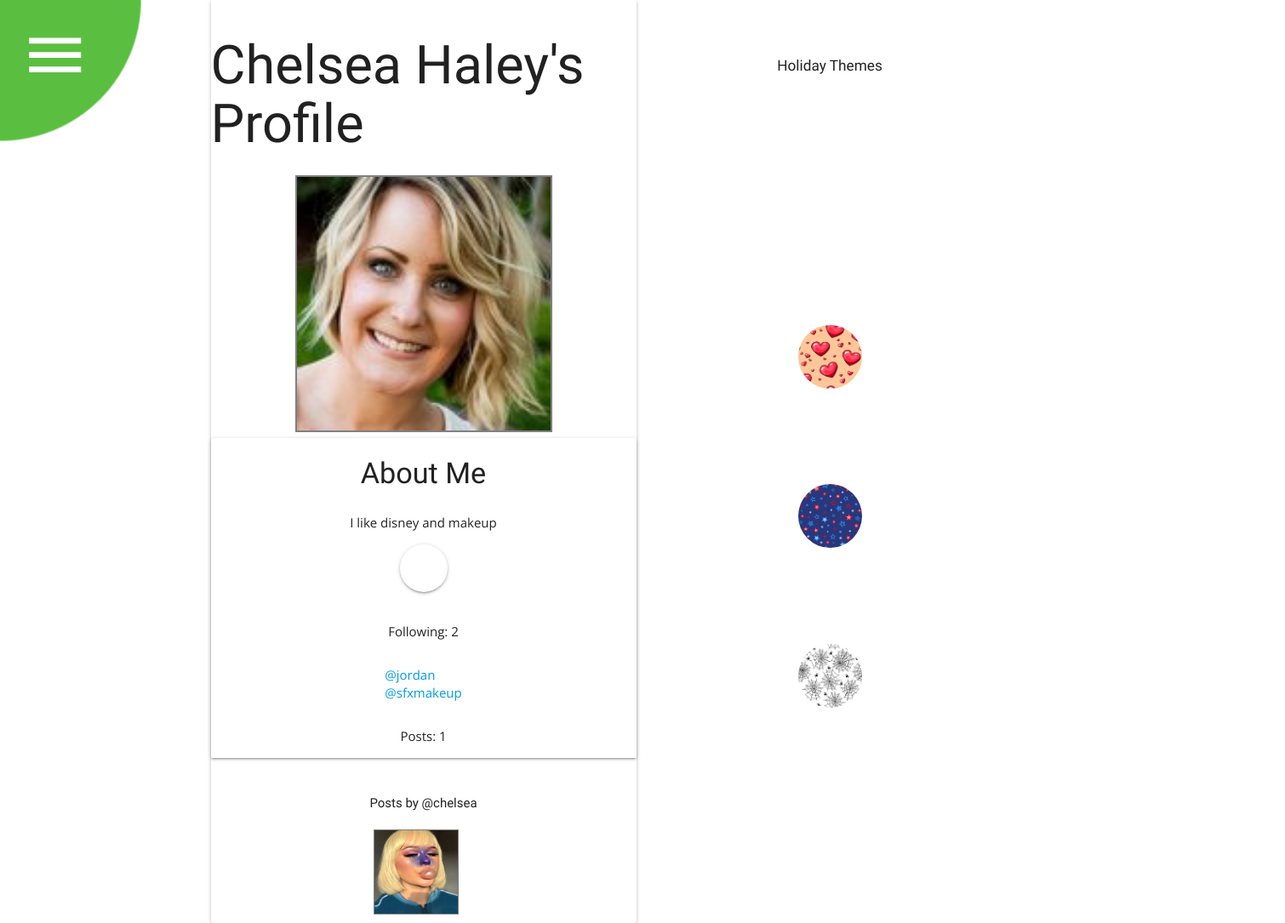
The page /user/4/ (signed in) on the database its author committed.
### instauser/models.py (models this page shows)
class InstaUser(AbstractUser):
    display_name = models.CharField(max_length=40, unique=False)
    bio = models.CharField(max_length=100, blank=True, null=True)
    followers = models.ManyToManyField("self", symmetrical=False, blank=True, default='self')
    profile_pic = models.ImageField(upload_to='image', default='/media/image/default.jpg')
    email = models.EmailField(blank=True, null=True)
    REQUIRED_FIELDS = ['display_name']
    def __str__(self):
        return f"@{self.username}"

### post/models.py (models this page shows, shortened)
class Post(models.Model):
    photo = models.ImageField(upload_to="image")
    caption = models.CharField(max_length=250)
    date = models.DateTimeField(default=timezone.now)
    location = models.CharField(max_length=100, null=True, blank=True)
    likes = models.IntegerField(default=0)
    author = models.ForeignKey(InstaUser, on_delete=models.CASCADE)

### instauser/views.py (the view)
# urls.py: path('user/<int:user_id>/', ProfileView, name='profile'),
@login_required
def ProfileView(request, user_id):
    profile = InstaUser.objects.get(id=user_id)
    posts = models.Post.objects.filter(author=profile.id)
    user_following = profile.followers.all()
    following_list = list(user_following)
    notifications = Notification.objects.filter(alert_for=profile)
    return render(
        request,
        "profile.html",
        {
            "profile": profile,
            "posts": posts,
            "user_following": following_list,
            "notifications": notifications,
        },
    )

### templates/profile.html (shortened to what this page needs)
<!DOCTYPE html>
<html lang="en" id="htmltag" class="theme-vanilla">
  <head>
    <link rel="stylesheet" href="https://cdnjs.cloudflare.com/ajax/libs/materialize/1.0.0/css/materialize.min.css">
    <link rel="stylesheet" href="/static/css/profile.css" />
    <link rel="stylesheet" href="/static/css/style.css" />
  </head>
  <body id="body">
    <div id="toolbar">{% include './blobmenu.html' %}</div>
    <div id="profile-container" class="card">
        {% if profile.profile_pic.url is not None %}
            <h1 class="profile-header">{{ profile.display_name }}'s Profile</h1>
            <img class="profile-pic card-image" src="{{ profile.profile_pic.url }}/" alt="photo" />
        {% else %}
            <h1 class="profile-header">{{ profile.display_name }}'s Profile</h1>
            <img class="profile-pic card-image" src="/static/images/blank_user.jpg" alt="photo" />
        {% endif %}
        <div id="profile" class="card">
            <h4>About Me</h4>
            <p>{{ profile.bio }}</p>
            {% if profile != request.user %}
                {% if profile.is_authenticated %}
                    {% if profile not in user.followers.all %}
                        <a class="btn-floating btn-large waves-effect waves-light light-green" href="/user/{{ profile.id }}/follow/"><i class="material-icons">person_add</i></a>
                    {% else %}
                        <a class="btn-floating btn-large waves-effect waves-light light-green" href="/user/{{ profile.id }}/unfollow/"><i class="material-icons">person_remove</i></a>
                    {% endif %}
                {% endif %}
            {% endif %}
                <br />
                <p>Following: {{ profile.followers.count }}</p>
                <ul>
                    {% for each in profile.followers.all %}
                        <a href="/user/{{ each.id }}/">@{{ each.username }}</a>
                        <br />
                    {% endfor %}
                </ul>
                <p>Posts: {{ posts.count }}</p>
            </div>
            <div id="post-container">
                <div class="posts">
                    <h3>Posts by {{ profile }}</h3>
                    <div class="gallery">
                        {% for post in posts %}
                            <a href="/post/{{ post.id }}/"><img class="gallery-photo" src="{{ post.photo.url }}" alt="photo"></a>
                        {% endfor %}
                    </div>
                </div>
            </div>
        </div>
    <div id="theme-container">
            <h6>Holiday Themes</h6>
            <button id="vanilla-button" class="theme-button" onclick="setTheme('theme-vanilla')"></button>
            <button id="feb-button" class="theme-button bg-2" onclick="setTheme('theme-valentinesDay')"></button>
            <button id="jul-button" class="theme-button bg-7" onclick="setTheme('theme-fourthOfJuly')"></button>
            <button id="oct-button" class="theme-button bg-10" onclick="setTheme('theme-halloween')"></button>
            <button id="dec-button" class="theme-button bg-12" onclick="setTheme('theme-christmas')"></button>
        </div>
    </body>
</html>

### static/css/profile.css (style rules this page uses)
* { box-sizing: border-box; font-family: 'Open Sans', sans-serif; line-height: 1.4rem; }
h1, h2, h3, h4, h5, h6 { font-family: 'Sansita Swashed', cursive; }
#body { background-image: var(--bg); }
#profile-container { display: flex; flex-direction: column; align-items: center; justify-content: center; margin: auto; }
#profile-container h3 { font-size:1em; font-weight: light; justify-self: left; }
.profile-pic { border: 2px solid grey; margin: auto; width: 20vw; }
#profile { display: flex; background-color: var(--color-light); justify-content: center; align-items: center; flex-direction: column; }
#post-container { display:flex; flex-direction: row; align-items: center; flex-wrap: wrap; }
.gallery { display: flex; flex-direction: row; flex-wrap: wrap; justify-content: baseline; align-items: center; }
.gallery-photo { border: 1px solid gray; width: 100px; height: 100px; margin: 5px; }

### static/css/style.css (style rules this page uses)
body { display: grid; grid-template-columns: 120px 50vw 50vw; font-family: 'Open Sans', sans-serif; line-height: 1.4; background-image: var(--bg); background-color: var(--color-primary); }
#body { background-image: var(--bg); background-color: var(--color-primary); font-family: 'Open Sans', sans-serif; line-height: 1.4; }
.btn-floating { background-color: var(--color-dark) !important; }
.card { width:500px; background-color: var(--color-secondary); color: var(--color-dark) !important; }
#list-users img, p { display: inline; flex-direction: column; }
.theme-button { width: 75px; height: 75px; padding: 10px 20px; display: flex; flex-direction: row; font-size:small; margin:10px; border-radius: 100px; background-color: var(--color-light); border: 1px solid var(--color-primary); }
.bg-2 { background-image: url('/static/images/feb-theme-button.jpg'); background-size: contain; }
.bg-7 { background-image: url('/static/images/jul-theme-button.jpg'); background-size: contain; }
.bg-10 { background-image: url('/static/images/oct-theme-button.jpg'); background-size: contain; }
.bg-12 { background-image: url('/static/images/dec-theme-button.png'); background-size: contain; }
#theme-container { background-color: var(--color-primary); border: 2px solid var(--color-light); padding: 10px; width: 200px; display: grid; place-items: center; }
#theme-container h6 { color: var(--color-light) }

### static/css/blob.css (style rules this page uses)
* { box-sizing: border-box; }
:root { --speed: 0.85; --primary: white; --size: 30; --ease: cubic-bezier(0.175, 0.885, 0.32, 1.275); }
body { background: #fafafa; font-family: 'Open Sans', sans-serif; min-height: 100vh; overflow-x: hidden; padding: 0; }

### rows shown on the page
InstaUser: display_name "Chelsea Haley", profile_pic (picture), bio "I like disney and makeup", followers.count "2", username "@chelsea"
InstaUser: username "jordan"
InstaUser: username "sfxmakeup"
Post: photo (picture)

### other values the page prints
{{ posts.count }} "1"
